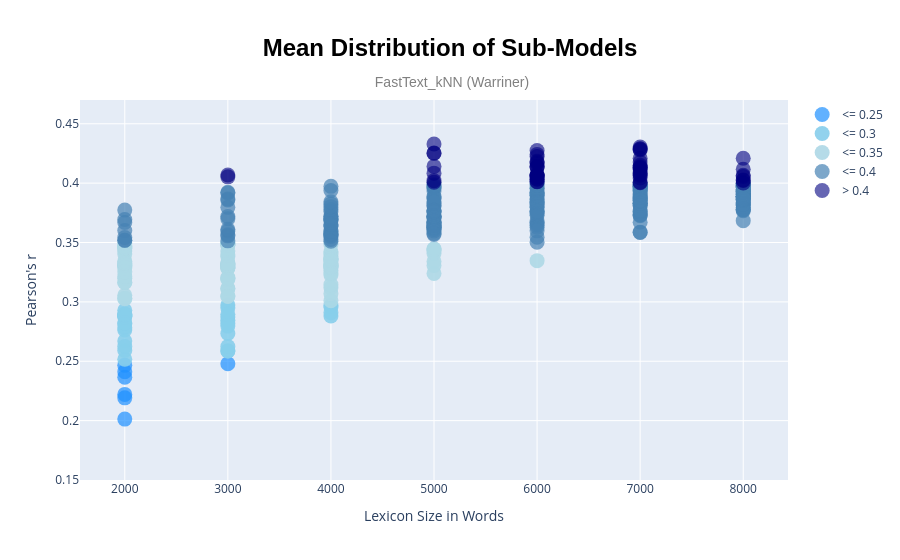
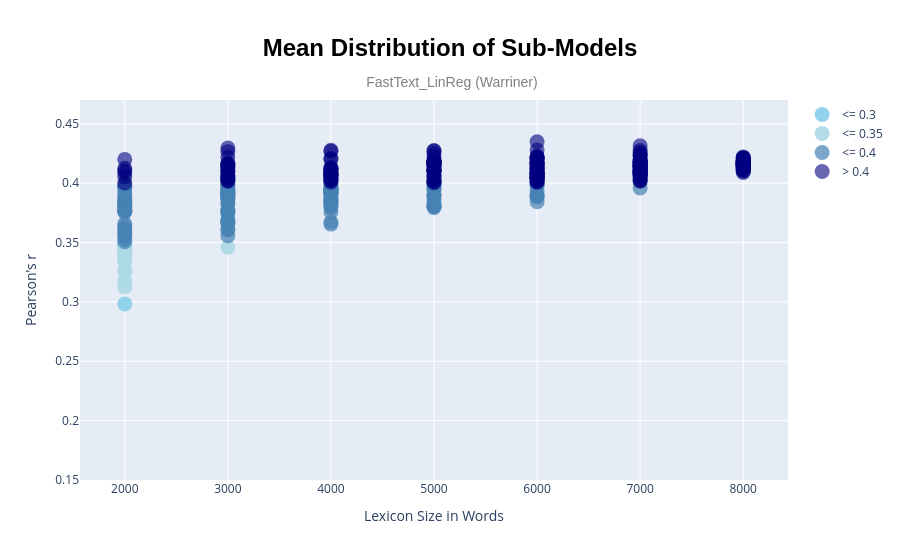
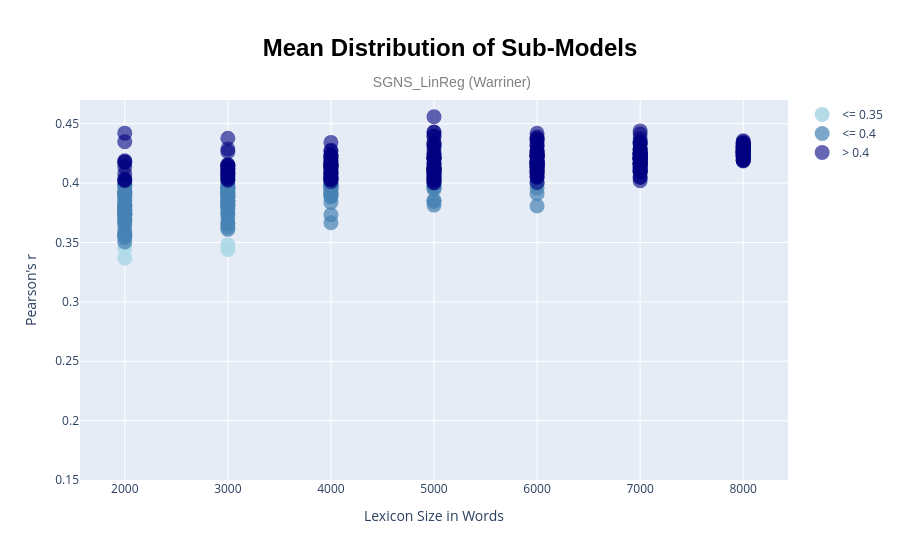
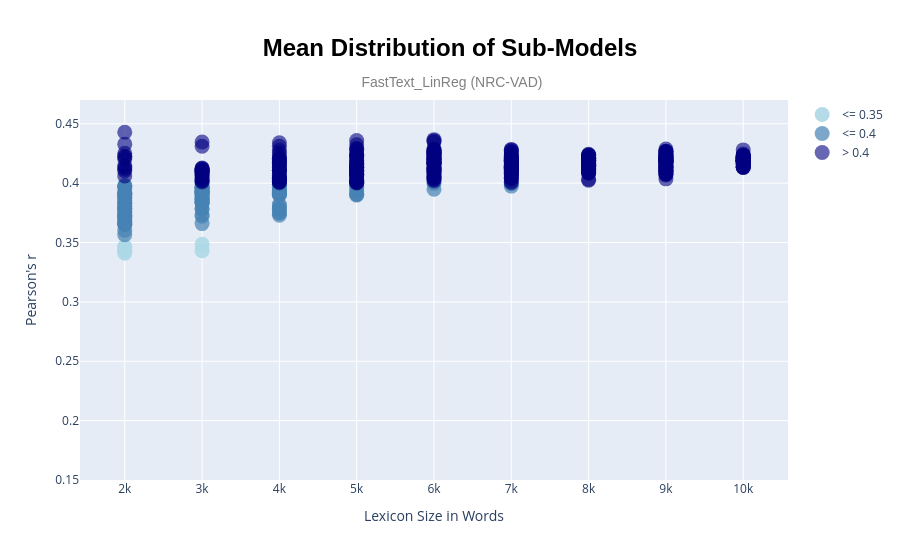

The code cell stored with these charts, in order, in its notebook:
### Code cell
vis('FastText_kNN_Warriner', 'FastText_kNN (Warriner)')
vis('FastText_LinearRegression_Warriner', 'FastText_LinReg (Warriner)')
vis('SGNS_LinearRegression_Warriner', 'SGNS_LinReg (Warriner)')
vis('FastText_LinearRegression_NRC_VAD', 'FastText_LinReg (NRC-VAD)')
vis('SGNS_LinearRegression_NRC_VAD', 'SGNS_LinReg (NRC-VAD)')
vis('SGNS_PaRaSim_NRC_VAD', 'PaRaSim_SGNS (NRC-VAD)')
